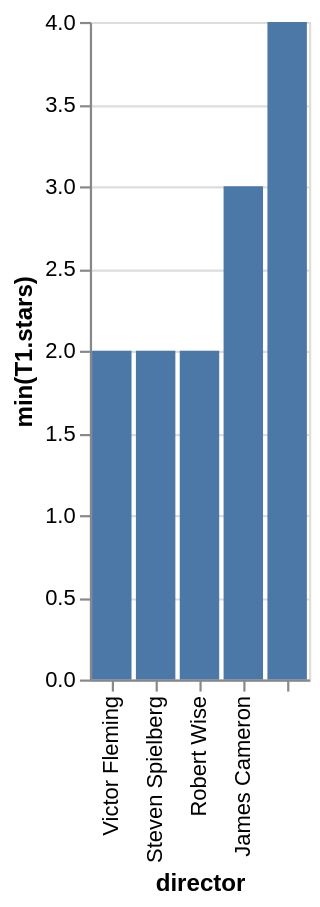

Vega-Lite specification for this chart:
### Vega-Lite specification from a JSON file in a GitHub repository (floating-point values rounded to 4 significant figures)
{"data": {"values": [{"x_data": "", "y_data": 4}, {"x_data": "James Cameron", "y_data": 3}, {"x_data": "Robert Wise", "y_data": 2}, {"x_data": "Steven Spielberg", "y_data": 2}, {"x_data": "Victor Fleming", "y_data": 2}]}, "mark": "bar", "encoding": {"x": {"field": "x_data", "type": "nominal", "title": "director", "sort": "descending"}, "y": {"field": "y_data", "type": "quantitative", "title": "min(T1.stars)"}}}
